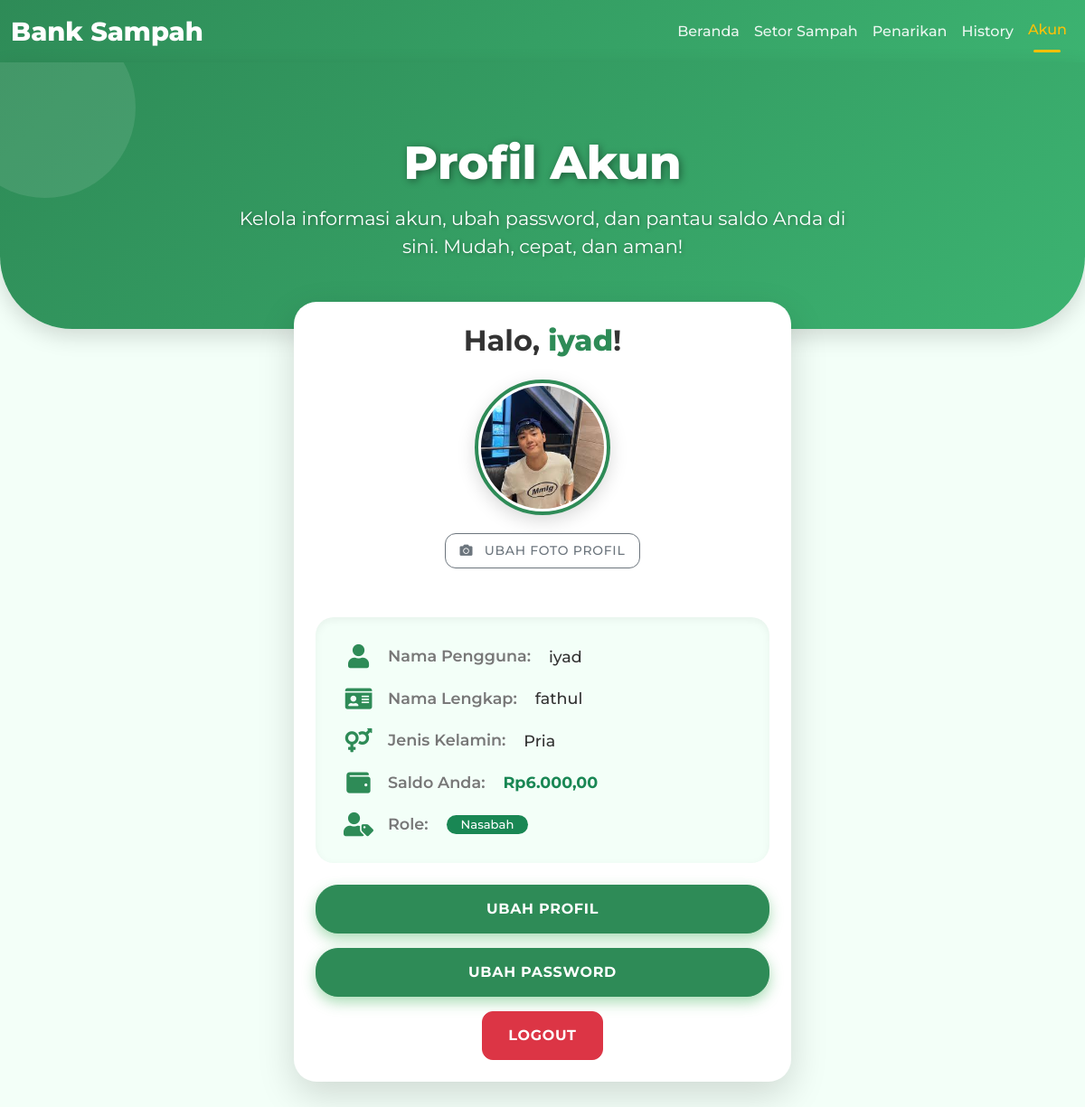
Page /profile.php (signed in) on the committed database.
### tables this page shows
CREATE TABLE `saldo` (
  `id` int(11) NOT NULL,
  `user_id` int(11) NOT NULL,
  `total_saldo` decimal(12,2) DEFAULT 0.00,
  `updated_at` timestamp NOT NULL DEFAULT current_timestamp() ON UPDATE current_timestamp()
);

CREATE TABLE `users` (
  `id` int(11) NOT NULL,
  `nama` varchar(100) NOT NULL,
  `email` varchar(100) NOT NULL,
  `password` varchar(255) NOT NULL,
  `no_hp` varchar(20) DEFAULT NULL,
  `alamat` text DEFAULT NULL,
  `role` enum('nasabah','admin','petugas') DEFAULT 'nasabah',
  `created_at` date NOT NULL DEFAULT current_timestamp(),
  `nama_lengkap` varchar(255) DEFAULT NULL,
  `gender` enum('Pria','Wanita') DEFAULT NULL,
  `foto` varchar(255) DEFAULT NULL
);

### profile.php (the view, shortened to what this page needs)
<?php
include 'conn.php';
$username = $_SESSION['username'];
$uploadDir = 'uploads/';
$stmt = $conn->prepare("SELECT u.id, u.nama, u.nama_lengkap, u.foto, u.gender, u.role, s.total_saldo
                         FROM users u
                         LEFT JOIN saldo s ON u.id = s.user_id
                         WHERE u.nama = ?");
$stmt->bind_param("s", $username);
$stmt->execute();
$result = $stmt->get_result();
$data = $result->fetch_assoc();
$namaPengguna = $data['nama'] ?? '';
$namaLengkap = $data['nama_lengkap'] ?? '';
$foto = $data['foto'] ?? '';
$gender = $data['gender'] ?? '';
$role = $data['role'] ?? '';
$saldo = $data['total_saldo'] ?? 0.00;
$currentFotoFileName = basename($foto);
if (!empty($foto) && file_exists($uploadDir . $currentFotoFileName)) {
    $fotoPath = $uploadDir . $currentFotoFileName;
}
?>
<!DOCTYPE html>
<html lang="id">
<head>
    <link href="https://cdn.jsdelivr.net/npm/bootstrap@5.3.0/dist/css/bootstrap.min.css" rel="stylesheet">
    <link rel="stylesheet" href="https://cdnjs.cloudflare.com/ajax/libs/font-awesome/5.15.4/css/all.min.css">
    <link rel="stylesheet" href="https://cdn.jsdelivr.net/npm/bootstrap-icons@1.11.1/font/bootstrap-icons.css">
    <link rel="stylesheet" href="https://cdnjs.cloudflare.com/ajax/libs/animate.css/4.1.1/animate.min.css">
</head>
<body>
<nav class="navbar navbar-expand-lg navbar-dark desktop-navbar">
    <div class="container-fluid">
        <a class="navbar-brand" href="#">Bank Sampah</a>
        <div class="collapse navbar-collapse" id="navbarNav">
            <ul class="navbar-nav ms-auto">
                <?php $current_page = basename($_SERVER['PHP_SELF']); ?>
                <li class="nav-item"><a class="nav-link <?php echo ($current_page == 'beranda.php' ? 'active' : ''); ?>" href="beranda.php">Beranda</a></li>
                <li class="nav-item"><a class="nav-link <?php echo ($current_page == 'harga.php' ? 'active' : ''); ?>" href="harga.php">Setor Sampah</a></li>
                <li class="nav-item"><a class="nav-link <?php echo ($current_page == 'saldo.php' ? 'active' : ''); ?>" href="saldo.php">Penarikan</a></li>
                <li class="nav-item"><a class="nav-link <?php echo ($current_page == 'history.php' ? 'active' : ''); ?>" href="history.php">History</a></li>
                <li class="nav-item"><a class="nav-link <?php echo ($current_page == 'profile.php' ? 'active' : ''); ?>" href="profile.php">Akun</a></li>
            </ul>
        </div>
    </div>
</nav>
<div class="header">
    <h1 class="animate__animated animate__fadeInDown">Profil Akun</h1>
    <p class="animate__animated animate__fadeInUp">Kelola informasi akun, ubah password, dan pantau saldo Anda di sini. Mudah, cepat, dan aman!</p>
</div>
<div class="profile-container">
    <div class="card mx-auto p-4">
        <h4 class="welcome-text">Halo, <span><?= htmlspecialchars($namaPengguna) ?></span>!</h4>
        <img src="<?= htmlspecialchars($fotoPath) ?>" alt="Foto Profil" class="profile-photo">
        <div class="text-center mb-4">
            <button class="btn btn-sm btn-outline-secondary btn-sm-custom" data-bs-toggle="modal" data-bs-target="#editFotoModal">
                <i class="fas fa-camera me-2"></i> Ubah Foto Profil
            </button>
        </div>
        <div class="profile-details-section">
            <div class="profile-details-item">
                <i class="fas fa-user"></i>
                <div class="details-content">
                    <span class="detail-label">Nama Pengguna:</span>
                    <span class="detail-value"><?= htmlspecialchars($namaPengguna) ?></span>
                </div>
            </div>
            <div class="profile-details-item">
                <i class="fas fa-id-card"></i>
                <div class="details-content">
                    <span class="detail-label">Nama Lengkap:</span>
                    <span class="detail-value"><?= !empty($namaLengkap) ? htmlspecialchars($namaLengkap) : '<em>~Belum diisi~</em>' ?></span>
                </div>
            </div>
            <div class="profile-details-item">
                <i class="fas fa-venus-mars"></i>
                <div class="details-content">
                    <span class="detail-label">Jenis Kelamin:</span>
                    <span class="detail-value"><?= !empty($gender) ? htmlspecialchars($gender) : '<em>~Belum diisi~</em>' ?></span>
                </div>
            </div>
            <div class="profile-details-item">
                <i class="fas fa-wallet"></i>
                <div class="details-content">
                    <span class="detail-label">Saldo Anda:</span>
                    <span class="detail-value text-success fw-bold">Rp<?= number_format($saldo, 2, ',', '.') ?></span>
                </div>
            </div>
            <div class="profile-details-item">
                <i class="fas fa-user-tag"></i>
                <div class="details-content">
                    <span class="detail-label">Role:</span>
                    <span class="detail-value badge bg-success text-white rounded-pill px-3 py-1"><?= htmlspecialchars(ucfirst($role)) ?></span>
                </div>
            </div>
        </div>
        <div class="d-grid gap-3 mt-4 bottom-buttons">
            <a href="lengkapi_profil.php" class="btn btn-primary">Ubah Profil</a>
            <a href="pw.php" class="btn btn-primary">Ubah Password</a>
        </div>
        <div class="mt-3 d-flex justify-content-center">
            <a href="logout.php" class="btn btn-danger">Logout</a>
        </div>
    </div>
</div>
</body>
</html>

### profile.php (style rules this page uses)
:root { --primary-green: #2e8b57; --secondary-green: #3cb371; --accent-yellow: #ffc107; --bg-light: #f3fff8; --card-background: #ffffff; --text-dark: #333333; --text-light: #777777; --white: #ffffff; --shadow-light: rgba(0, 0, 0, 0.08); --shadow-medium: rgba(0, 0, 0, 0.15); --gradient-main: linear-gradient(135deg, var(--primary-green) 0%, var(--secondary-green) 100%); }
html { background-color: var(--bg-light); min-height: 100vh; }
body { font-family: 'Montserrat', sans-serif; background-color: transparent; min-height: 100vh; display: flex; flex-direction: column; padding-bottom: 70px; color: var(--text-dark); overflow-x: hidden; padding-top: 0; }
.desktop-navbar { background: var(--gradient-main); box-shadow: 0 2px 10px var(--shadow-medium); }
.desktop-navbar .navbar-brand { font-weight: 800; font-size: 1.8rem; color: var(--white); transition: transform 0.3s ease; }
.desktop-navbar .nav-link { color: rgba(255, 255, 255, 0.9) !important; font-weight: 500; transition: color 0.3s, transform 0.3s; position: relative; }
.desktop-navbar .nav-link:hover, .desktop-navbar .nav-link.active { color: var(--accent-yellow) !important; transform: translateY(-2px); }
.desktop-navbar .nav-link.active::after { content: ''; position: absolute; left: 50%; bottom: -5px; transform: translateX(-50%); width: 30px; height: 3px; background-color: var(--accent-yellow); border-radius: 2px; }
.header { background: var(--gradient-main); color: var(--white); padding: 80px 20px 60px; text-align: center; border-bottom-left-radius: 80px; border-bottom-right-radius: 80px; position: relative; z-index: 0; box-shadow: 0 8px 25px var(--shadow-medium); overflow: hidden; margin-bottom: -50px; }
.header::before { content: ''; position: absolute; top: -50px; left: -50px; width: 200px; height: 200px; background: rgba(255, 255, 255, 0.1); border-radius: 50%; transform: rotate(45deg); }
.header h1 { font-size: 3.2rem; font-weight: 800; margin: 0; text-shadow: 2px 2px 8px rgba(0,0,0,0.4); }
.header p { font-size: 1.3rem; font-weight: 400; margin-top: 15px; max-width: 700px; margin-left: auto; margin-right: auto; text-shadow: 1px 1px 4px rgba(0,0,0,0.3); }
.profile-container { flex-grow: 1; display: flex; justify-content: center; align-items: center; padding: 20px; }
.card { border-radius: 25px; background: var(--card-background); padding: 40px; box-shadow: 0 15px 40px var(--shadow-medium); border: none; overflow: hidden; position: relative; z-index: 1; max-width: 550px; width: 100%; }
.profile-photo { width: 150px; height: 150px; border-radius: 50%; object-fit: cover; border: 4px solid var(--primary-green); padding: 3px; margin: 0 auto 20px; display: block; box-shadow: 0 6px 20px rgba(0,0,0,0.15); transition: transform 0.3s ease-in-out; }
.welcome-text { font-size: 2rem; font-weight: 700; color: var(--text-dark); text-align: center; margin-bottom: 1.5rem; }
.welcome-text span { color: var(--primary-green); font-weight: 800; }
.profile-details-section { background-color: var(--bg-light); border-radius: 20px; padding: 30px; margin-top: 30px; box-shadow: inset 0 3px 10px rgba(0,0,0,0.05); }
.profile-details-item { display: flex; align-items: center; margin-bottom: 20px; font-size: 1.1em; transition: all 0.3s ease; }
.profile-details-item:last-child { margin-bottom: 0; }
.profile-details-item i { color: var(--primary-green); font-size: 1.5em; width: 35px; text-align: center; margin-right: 15px; flex-shrink: 0; }
.detail-label { color: var(--text-light); font-weight: 600; flex-shrink: 0; margin-right: 10px; }
.detail-value { font-weight: 500; color: var(--text-dark); word-break: break-word; }
.profile-details-item .details-content { display: flex; align-items: center; gap: 10px; flex-wrap: wrap; }
.profile-details-item .detail-label { margin-bottom: 0; }
.profile-details-item .detail-value { line-height: 1; }
.btn { border-radius: 25px; font-weight: 700; padding: 14px 28px; transition: all 0.3s ease-in-out; letter-spacing: 0.7px; text-transform: uppercase; }
.btn-primary { background-color: var(--primary-green); border-color: var(--primary-green); box-shadow: 0 6px 15px rgba(40, 167, 69, 0.4); }
.btn-danger { border-radius: 12px; background-color: #dc3545; border-color: #dc3545; }
.btn-sm-custom { border-radius: 12px; font-weight: 500; padding: 8px 16px; }

### rows in the picture
saldo: user.nama "iyad", user.foto (picture), user.nama_lengkap "fathul", user.gender "Pria", total_saldo "6.000,00", user.role "Nasabah"
